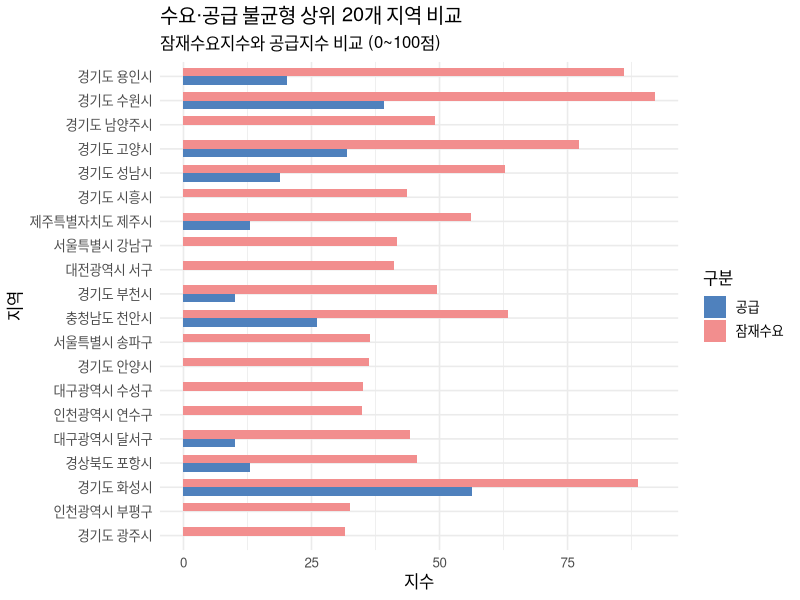

Write R code to recreate this figure.
library(tidyverse)

# 결과 저장 폴더 생성
dir.create(
  "results/integrated",
  recursive = TRUE,
  showWarnings = FALSE
)

# 수요·공급 불균형 데이터 불러오기
gap_data <- read_csv(
  "results/integrated/demand_supply_gap.csv",
  show_col_types = FALSE
)

# 필수 변수 확인
stopifnot(
  all(c("시도", "시군구", "잠재수요지수",
        "supply_index_01", "gap_index") %in% names(gap_data))
)

# 불균형지수 상위 20개 지역 추출
gap_top20 <- gap_data %>%
  arrange(desc(gap_index)) %>%
  slice_head(n = 20)

# 결과 저장
write_csv(
  gap_top20,
  "results/integrated/gap_top20.csv"
)

# 수요·공급 비교 그래프용 데이터
comparison_data <- gap_top20 %>%
  mutate(
    지역명 = paste(시도, 시군구),
    잠재수요 = 잠재수요지수 * 100,
    공급 = supply_index_01 * 100
  ) %>%
  select(지역명, 잠재수요, 공급) %>%
  pivot_longer(
    cols = c(잠재수요, 공급),
    names_to = "구분",
    values_to = "지수"
  ) %>%
  mutate(
    지역명 = factor(
      지역명,
      levels = rev(paste(gap_top20$시도, gap_top20$시군구))
    )
  )

# 그래프 생성
comparison_plot <- ggplot(
  comparison_data,
  aes(x = 지역명, y = 지수, fill = 구분)
) +
  geom_col(
    position = "dodge",
    width = 0.7
  ) +
  coord_flip() +
  scale_fill_manual(
    values = c(
      "잠재수요" = "#F28E8E",
      "공급" = "#4F81BD"
    )
  ) +
  labs(
    title = "수요·공급 불균형 상위 20개 지역 비교",
    subtitle = "잠재수요지수와 공급지수 비교 (0~100점)",
    x = "지역",
    y = "지수",
    fill = "구분"
  ) +
  theme_minimal(base_size = 12)

# 그래프 저장
ggsave(
  "results/integrated/demand_supply_comparison.png",
  plot = comparison_plot,
  width = 11,
  height = 9,
  dpi = 300
)
